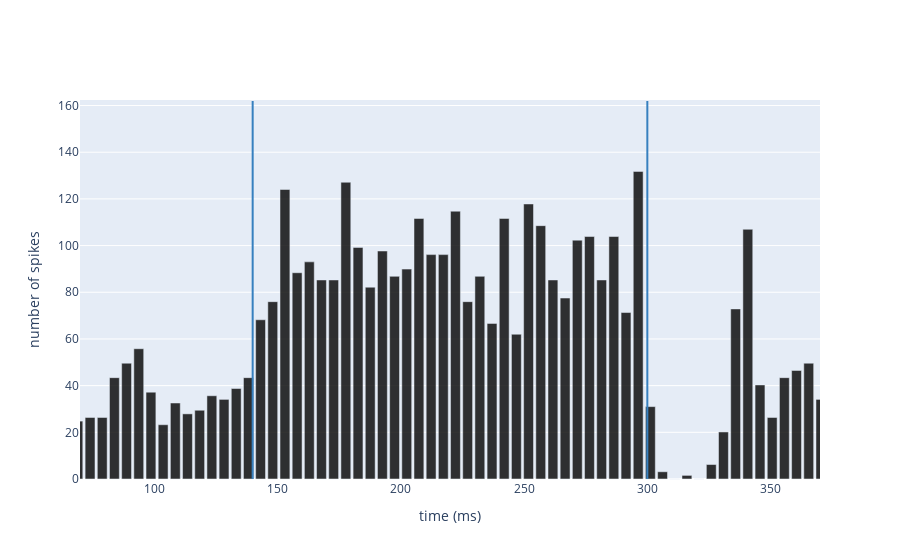

The notebook cell saved with this chart:
### Markdown cell above
<div align=justify>Plot the histogram of spikes. 
For all cell type you can observe an increased firing rate during the Conditioned Stimulus, whose amount depends on the balance between excitatory and inhibitory input received by that neural population. For neurons receiving also the Unconditioned Stimulus through Inferior Olive connections, you can observe pause and/or bursting responses, resulting from E-GLIF dynamics and network topology. For Molecular Layer Interneurons, the spillover-mediated connections from Inferior Olive cause a delayed increase of firing rate following the US.</div>

### Code cell
metrics(times, TOT_DURATION, neuron_models, CELL_TO_PLOT)

### Figure 1 — Plotly figure (JSON) as saved in the notebook; plotly's stock layout.template omitted (floating-point values rounded to 4 significant figures)
{"data": [{"marker": {"color": "rgba(0, 0, 0, .8)"}, "type": "bar", "width": 4, "x": [0, 4.938, 9.877, 14.81, 19.75, 24.69, 29.63, 34.57, 39.51, 44.44, 49.38, 54.32, 59.26, 64.2, 69.14, 74.07, 79.01, 83.95, 88.89, 93.83, 98.77, 103.7, 108.6, 113.6, 118.5, 123.5, 128.4, 133.3, 138.3, 143.2, 148.1, 153.1, 158.0, 163.0, 167.9, 172.8, 177.8, 182.7, 187.7, 192.6, 197.5, 202.5, 207.4, 212.3, 217.3, 222.2, 227.2, 232.1, 237.0, 242.0, 246.9, 251.9, 256.8, 261.7, 266.7, 271.6, 276.5, 281.5, 286.4, 291.4, 296.3, 301.2, 306.2, 311.1, 316.0, 321.0, 325.9, 330.9, 335.8, 340.7, 345.7, 350.6, 355.6, 360.5, 365.4, 370.4, 375.3, 380.2, 385.2, 390.1, 395.1], "y": [151.9, 54.26, 10.85, 1.55, 4.651, 4.651, 1.55, 6.202, 12.4, 24.81, 60.47, 99.22, 35.66, 24.81, 24.81, 26.36, 26.36, 43.41, 49.61, 55.81, 37.21, 23.26, 32.56, 27.91, 29.46, 35.66, 34.11, 38.76, 43.41, 68.22, 75.97, 124.0, 88.37, 93.02, 85.27, 85.27, 127.1, 99.22, 82.17, 97.67, 86.82, 89.92, 111.6, 96.12, 96.12, 114.7, 75.97, 86.82, 66.67, 111.6, 62.02, 117.8, 108.5, 85.27, 77.52, 102.3, 103.9, 85.27, 103.9, 71.32, 131.8, 31.01, 3.101, 0, 1.55, 0, 6.202, 20.16, 72.87, 107.0, 40.31, 26.36, 43.41, 46.51, 49.61, 34.11, 24.81, 21.71, 12.4, 0, 0]}], "layout": {"scene": {"aspectmode": "data"}, "shapes": [{"line": {"color": "rgb(55, 128, 191)", "width": 2}, "type": "line", "x0": 140, "x1": 140, "y0": 0, "y1": 161.9}, {"line": {"color": "rgb(55, 128, 191)", "width": 2}, "type": "line", "x0": 300, "x1": 300, "y0": 0, "y1": 161.9}], "xaxis": {"range": [70, 370], "title": {"text": "time (ms)"}}, "yaxis": {"title": {"text": "number of spikes"}}}}
